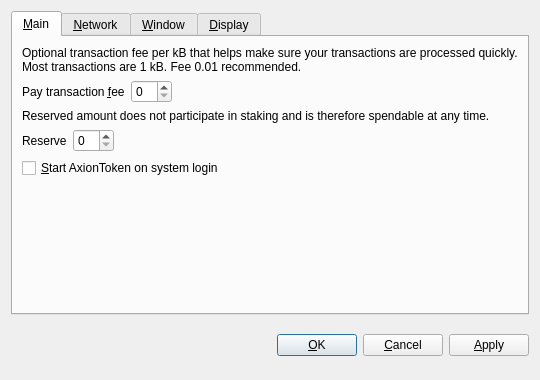
<?xml version="1.0" encoding="UTF-8"?>
<ui version="4.0">
 <class>OptionsDialog</class>
 <widget class="QDialog" name="OptionsDialog">
  <property name="geometry">
   <rect>
    <x>0</x>
    <y>0</y>
    <width>540</width>
    <height>380</height>
   </rect>
  </property>
  <property name="windowTitle">
   <string>Options</string>
  </property>
  <property name="modal">
   <bool>true</bool>
  </property>
  <layout class="QVBoxLayout" name="verticalLayout">
   <item>
    <widget class="QTabWidget" name="tabWidget">
     <property name="tabPosition">
      <enum>QTabWidget::North</enum>
     </property>
     <property name="currentIndex">
      <number>0</number>
     </property>
     <widget class="QWidget" name="tabMain">
      <attribute name="title">
       <string>&amp;Main</string>
      </attribute>
      <layout class="QVBoxLayout" name="verticalLayout_Main">
       <item>
        <widget class="QLabel" name="transactionFeeInfoLabel">
         <property name="text">
          <string>Optional transaction fee per kB that helps make sure your transactions are processed quickly. Most transactions are 1 kB. Fee 0.01 recommended.</string>
         </property>
         <property name="textFormat">
          <enum>Qt::PlainText</enum>
         </property>
         <property name="wordWrap">
          <bool>true</bool>
         </property>
        </widget>
       </item>
       <item>
        <layout class="QHBoxLayout" name="horizontalLayoutFee">
         <item>
          <widget class="QLabel" name="transactionFeeLabel">
           <property name="text">
            <string>Pay transaction &amp;fee</string>
           </property>
           <property name="textFormat">
            <enum>Qt::PlainText</enum>
           </property>
           <property name="buddy">
            <cstring>transactionFee</cstring>
           </property>
          </widget>
         </item>
         <item>
          <widget class="BitcoinAmountField" name="transactionFee"/>
         </item>
         <item>
          <spacer name="horizontalSpacerFee">
           <property name="orientation">
            <enum>Qt::Horizontal</enum>
           </property>
           <property name="sizeHint" stdset="0">
            <size>
             <width>40</width>
             <height>20</height>
            </size>
           </property>
          </spacer>
         </item>
        </layout>
       </item>
       <item>
        <widget class="QLabel" name="reserveBalanceInfoLabel">
         <property name="text">
          <string>Reserved amount does not participate in staking and is therefore spendable at any time.</string>
         </property>
         <property name="textFormat">
          <enum>Qt::PlainText</enum>
         </property>
         <property name="wordWrap">
          <bool>true</bool>
         </property>
        </widget>
       </item>
       <item>
        <layout class="QHBoxLayout" name="horizontalLayoutReserveBalance">
         <item>
          <widget class="QLabel" name="reserveBalanceLabel">
           <property name="text">
            <string>Reserve</string>
           </property>
           <property name="textFormat">
            <enum>Qt::PlainText</enum>
           </property>
           <property name="buddy">
            <cstring>reserveBalance</cstring>
           </property>
          </widget>
         </item>
         <item>
          <widget class="BitcoinAmountField" name="reserveBalance"/>
         </item>
         <item>
          <spacer name="horizontalSpacerReserveBalance">
           <property name="orientation">
            <enum>Qt::Horizontal</enum>
           </property>
           <property name="sizeHint" stdset="0">
            <size>
             <width>40</width>
             <height>20</height>
            </size>
           </property>
          </spacer>
         </item>
        </layout>
       </item>
       <item>
        <widget class="QCheckBox" name="bitcoinAtStartup">
         <property name="toolTip">
          <string>Automatically start AxionToken after logging in to the system.</string>
         </property>
         <property name="text">
          <string>&amp;Start AxionToken on system login</string>
         </property>
        </widget>
       </item>
       <item>
        <spacer name="verticalSpacer_Main">
         <property name="orientation">
          <enum>Qt::Vertical</enum>
         </property>
         <property name="sizeHint" stdset="0">
          <size>
           <width>20</width>
           <height>40</height>
          </size>
         </property>
        </spacer>
       </item>
      </layout>
     </widget>
     <widget class="QWidget" name="tabNetwork">
      <attribute name="title">
       <string>&amp;Network</string>
      </attribute>
      <layout class="QVBoxLayout" name="verticalLayout_Network">
       <item>
        <widget class="QCheckBox" name="mapPortUpnp">
         <property name="toolTip">
          <string>Automatically open the AxionToken client port on the router. This only works when your router supports UPnP and it is enabled.</string>
         </property>
         <property name="text">
          <string>Map port using &amp;UPnP</string>
         </property>
        </widget>
       </item>
       <item>
        <widget class="QCheckBox" name="connectSocks">
         <property name="toolTip">
          <string>Connect to the AxionToken network through a SOCKS proxy (e.g. when connecting through Tor).</string>
         </property>
         <property name="text">
          <string>&amp;Connect through SOCKS proxy:</string>
         </property>
        </widget>
       </item>
       <item>
        <layout class="QHBoxLayout" name="horizontalLayout_Network">
         <item>
          <widget class="QLabel" name="proxyIpLabel">
           <property name="text">
            <string>Proxy &amp;IP:</string>
           </property>
           <property name="textFormat">
            <enum>Qt::PlainText</enum>
           </property>
           <property name="buddy">
            <cstring>proxyIp</cstring>
           </property>
          </widget>
         </item>
         <item>
          <widget class="QValidatedLineEdit" name="proxyIp">
           <property name="maximumSize">
            <size>
             <width>140</width>
             <height>16777215</height>
            </size>
           </property>
           <property name="toolTip">
            <string>IP address of the proxy (e.g. 127.0.0.1)</string>
           </property>
          </widget>
         </item>
         <item>
          <widget class="QLabel" name="proxyPortLabel">
           <property name="text">
            <string>&amp;Port:</string>
           </property>
           <property name="textFormat">
            <enum>Qt::PlainText</enum>
           </property>
           <property name="buddy">
            <cstring>proxyPort</cstring>
           </property>
          </widget>
         </item>
         <item>
          <widget class="QLineEdit" name="proxyPort">
           <property name="maximumSize">
            <size>
             <width>55</width>
             <height>16777215</height>
            </size>
           </property>
           <property name="toolTip">
            <string>Port of the proxy (e.g. 9050)</string>
           </property>
          </widget>
         </item>
         <item>
          <widget class="QLabel" name="socksVersionLabel">
           <property name="text">
            <string>SOCKS &amp;Version:</string>
           </property>
           <property name="textFormat">
            <enum>Qt::PlainText</enum>
           </property>
           <property name="buddy">
            <cstring>socksVersion</cstring>
           </property>
          </widget>
         </item>
         <item>
          <widget class="QValueComboBox" name="socksVersion">
           <property name="toolTip">
            <string>SOCKS version of the proxy (e.g. 5)</string>
           </property>
          </widget>
         </item>
         <item>
          <spacer name="horizontalSpacer_Network">
           <property name="orientation">
            <enum>Qt::Horizontal</enum>
           </property>
           <property name="sizeHint" stdset="0">
            <size>
             <width>40</width>
             <height>20</height>
            </size>
           </property>
          </spacer>
         </item>
        </layout>
       </item>
       <item>
        <spacer name="verticalSpacer_Network">
         <property name="orientation">
          <enum>Qt::Vertical</enum>
         </property>
         <property name="sizeHint" stdset="0">
          <size>
           <width>20</width>
           <height>40</height>
          </size>
         </property>
        </spacer>
       </item>
      </layout>
     </widget>
     <widget class="QWidget" name="tabWindow">
      <attribute name="title">
       <string>&amp;Window</string>
      </attribute>
      <layout class="QVBoxLayout" name="verticalLayout_Window">
       <item>
        <widget class="QCheckBox" name="minimizeToTray">
         <property name="toolTip">
          <string>Show only a tray icon after minimizing the window.</string>
         </property>
         <property name="text">
          <string>&amp;Minimize to the tray instead of the taskbar</string>
         </property>
        </widget>
       </item>
       <item>
        <widget class="QCheckBox" name="minimizeOnClose">
         <property name="toolTip">
          <string>Minimize instead of exit the application when the window is closed. When this option is enabled, the application will be closed only after selecting Quit in the menu.</string>
         </property>
         <property name="text">
          <string>M&amp;inimize on close</string>
         </property>
        </widget>
       </item>
       <item>
        <spacer name="verticalSpacer_Window">
         <property name="orientation">
          <enum>Qt::Vertical</enum>
         </property>
         <property name="sizeHint" stdset="0">
          <size>
           <width>20</width>
           <height>40</height>
          </size>
         </property>
        </spacer>
       </item>
      </layout>
     </widget>
     <widget class="QWidget" name="tabDisplay">
      <attribute name="title">
       <string>&amp;Display</string>
      </attribute>
      <layout class="QVBoxLayout" name="verticalLayout_Display">
       <item>
        <layout class="QHBoxLayout" name="horizontalLayout_1_Display">
         <item>
          <widget class="QLabel" name="langLabel">
           <property name="text">
            <string>User Interface &amp;language:</string>
           </property>
           <property name="textFormat">
            <enum>Qt::PlainText</enum>
           </property>
           <property name="buddy">
            <cstring>lang</cstring>
           </property>
          </widget>
         </item>
         <item>
          <widget class="QValueComboBox" name="lang">
           <property name="toolTip">
            <string>The user interface language can be set here. This setting will take effect after restarting AxionToken.</string>
           </property>
          </widget>
         </item>
        </layout>
       </item>
       <item>
        <layout class="QHBoxLayout" name="horizontalLayout_2_Display">
         <item>
          <widget class="QLabel" name="unitLabel">
           <property name="text">
            <string>&amp;Unit to show amounts in:</string>
           </property>
           <property name="textFormat">
            <enum>Qt::PlainText</enum>
           </property>
           <property name="buddy">
            <cstring>unit</cstring>
           </property>
          </widget>
         </item>
         <item>
          <widget class="QValueComboBox" name="unit">
           <property name="toolTip">
            <string>Choose the default subdivision unit to show in the interface and when sending coins.</string>
           </property>
          </widget>
         </item>
        </layout>
       </item>
       <item>
        <widget class="QCheckBox" name="displayAddresses">
         <property name="toolTip">
          <string>Whether to show AxionToken addresses in the transaction list or not.</string>
         </property>
         <property name="text">
          <string>&amp;Display addresses in transaction list</string>
         </property>
        </widget>
       </item>
       <item>
        <widget class="QCheckBox" name="coinControlFeatures">
         <property name="toolTip">
          <string>Whether to show coin control features or not.</string>
         </property>
         <property name="text">
          <string>Display coin &amp;control features (experts only!)</string>
         </property>
        </widget>
       </item>
       <item>
        <spacer name="verticalSpacer_Display">
         <property name="orientation">
          <enum>Qt::Vertical</enum>
         </property>
         <property name="sizeHint" stdset="0">
          <size>
           <width>20</width>
           <height>40</height>
          </size>
         </property>
        </spacer>
       </item>
      </layout>
     </widget>
    </widget>
   </item>
   <item>
    <layout class="QHBoxLayout" name="horizontalLayout_Buttons">
     <item>
      <spacer name="horizontalSpacer_1">
       <property name="orientation">
        <enum>Qt::Horizontal</enum>
       </property>
       <property name="sizeHint" stdset="0">
        <size>
         <width>40</width>
         <height>48</height>
        </size>
       </property>
      </spacer>
     </item>
     <item>
      <widget class="QLabel" name="statusLabel">
       <property name="font">
        <font>
         <weight>75</weight>
         <bold>true</bold>
        </font>
       </property>
       <property name="text">
        <string/>
       </property>
       <property name="textFormat">
        <enum>Qt::PlainText</enum>
       </property>
       <property name="wordWrap">
        <bool>true</bool>
       </property>
      </widget>
     </item>
     <item>
      <spacer name="horizontalSpacer_2">
       <property name="orientation">
        <enum>Qt::Horizontal</enum>
       </property>
       <property name="sizeHint" stdset="0">
        <size>
         <width>40</width>
         <height>48</height>
        </size>
       </property>
      </spacer>
     </item>
     <item>
      <widget class="QPushButton" name="okButton">
       <property name="text">
        <string>&amp;OK</string>
       </property>
      </widget>
     </item>
     <item>
      <widget class="QPushButton" name="cancelButton">
       <property name="text">
        <string>&amp;Cancel</string>
       </property>
       <property name="autoDefault">
        <bool>false</bool>
       </property>
      </widget>
     </item>
     <item>
      <widget class="QPushButton" name="applyButton">
       <property name="text">
        <string>&amp;Apply</string>
       </property>
       <property name="autoDefault">
        <bool>false</bool>
       </property>
      </widget>
     </item>
    </layout>
   </item>
  </layout>
 </widget>
 <customwidgets>
  <customwidget>
   <class>BitcoinAmountField</class>
   <extends>QSpinBox</extends>
   <header>bitcoinamountfield.h</header>
  </customwidget>
  <customwidget>
   <class>QValueComboBox</class>
   <extends>QComboBox</extends>
   <header>qvaluecombobox.h</header>
  </customwidget>
  <customwidget>
   <class>QValidatedLineEdit</class>
   <extends>QLineEdit</extends>
   <header>qvalidatedlineedit.h</header>
  </customwidget>
 </customwidgets>
 <resources/>
 <connections/>
</ui>
